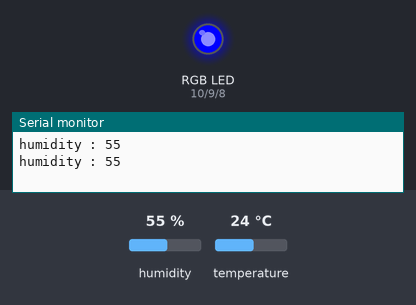
The sketch below on a simulated Arduino Uno, built with avr-gcc and run on an emulated ATmega328P. Parts: an RGB LED mixed from three pins (HIGH = lit), the last lines printed to the serial monitor. The test bench sets the inputs (shaded band); at power-on: humidity 55 %, temperature 24 °C.

Above: at 1.8 s.
1.9 s: humidity set to 88 %
3.4 s: humidity set to 91 %
At 4.8 s:
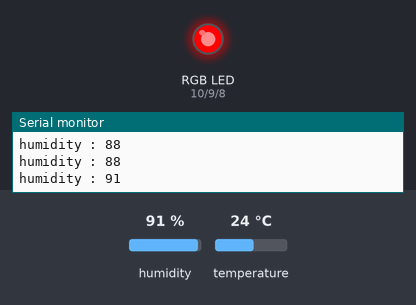
5.6 s: humidity set to 22 %
At 7.0 s:
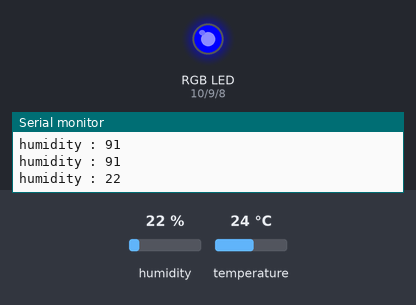
Timing chart, 0 to 8.6 s (numbered marks = the images above; inputs shaded):
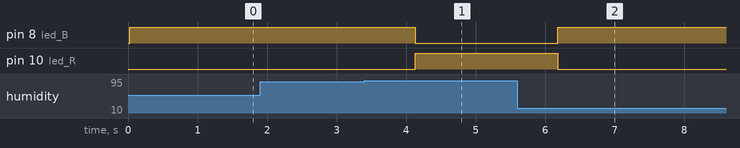

The sketch:

miniProject5.ino
```cpp
/*
// 온도 센서 실습
void setup() {
  Serial.begin(9600);
}

void loop() {
  int volt = analogRead(A0);
  int temp = 5.0 * volt * 100.0 / 1024;
  Serial.print(temp);
  Serial.println("℃");
  delay(1000);
}
*/

/*
// 온습도 센서 실습
#include <DFRobot_DHT11.h>
#define DHT11_PIN 5

DFRobot_DHT11 DHT; // 인스턴스 생성

void setup(){
  Serial.begin(9600);
  Serial.println("DHT11 test!");
}

void loop(){
  DHT.read(DHT11_PIN);
  Serial.print("Humidity : ");
  Serial.print(DHT.humidity);
  Serial.print("%   ");
  Serial.print("Temperature : ");
  Serial.print(DHT.temperature);
  Serial.println("℃");
  delay(1000);
}
*/

// 미니프로젝트 5 : 온도를 RGB LED로 표시하기
#include <DFRobot_DHT11.h>
#define DHT11_PIN 5

DFRobot_DHT11 DHT; // 인스턴스 생성

int led_R = 10;
int led_G = 9;
int led_B = 8;

void setup() {
  Serial.begin(9600);
  pinMode(led_R, OUTPUT);
  pinMode(led_G, OUTPUT);
  pinMode(led_B, OUTPUT);
}
/*
void loop() {
  DHT.read(DHT11_PIN);

  int temp = DHT.temperature;
  Serial.print("temp : ");
  Serial.println(temp);

  // RGB LED 모듈에 표시
  if(temp >= 27){
    digitalWrite(led_R, HIGH);
    digitalWrite(led_G, LOW);
    digitalWrite(led_B, LOW);
  }
  else {
    digitalWrite(led_R, LOW);
    digitalWrite(led_G, LOW);
    digitalWrite(led_B, HIGH);
  }
  delay(1000);
}
*/

void loop() {
  DHT.read(DHT11_PIN);

  int humi = DHT.humidity;
  Serial.print("humidity : ");
  Serial.println(humi);

  // RGB LED 모듈에 표시
  if(humi >= 90){
    digitalWrite(led_R, HIGH);
    digitalWrite(led_G, LOW);
    digitalWrite(led_B, LOW);
  }
  else {
    digitalWrite(led_R, LOW);
    digitalWrite(led_G, LOW);
    digitalWrite(led_B, HIGH);
  }
  delay(1000);
}
```

Measured:
- the behaviour switches between 89 and 90 % on humidity (found by bisection; images 0 and 1)
- after the input at 3.4 s, pin 8 (led_B): HIGH → LOW after 0.73 s; pin 10 (led_R): LOW → HIGH after 0.73 s
- after the input at 5.6 s, pin 8 (led_B): LOW → HIGH after 0.58 s; pin 10 (led_R): HIGH → LOW after 0.58 s
